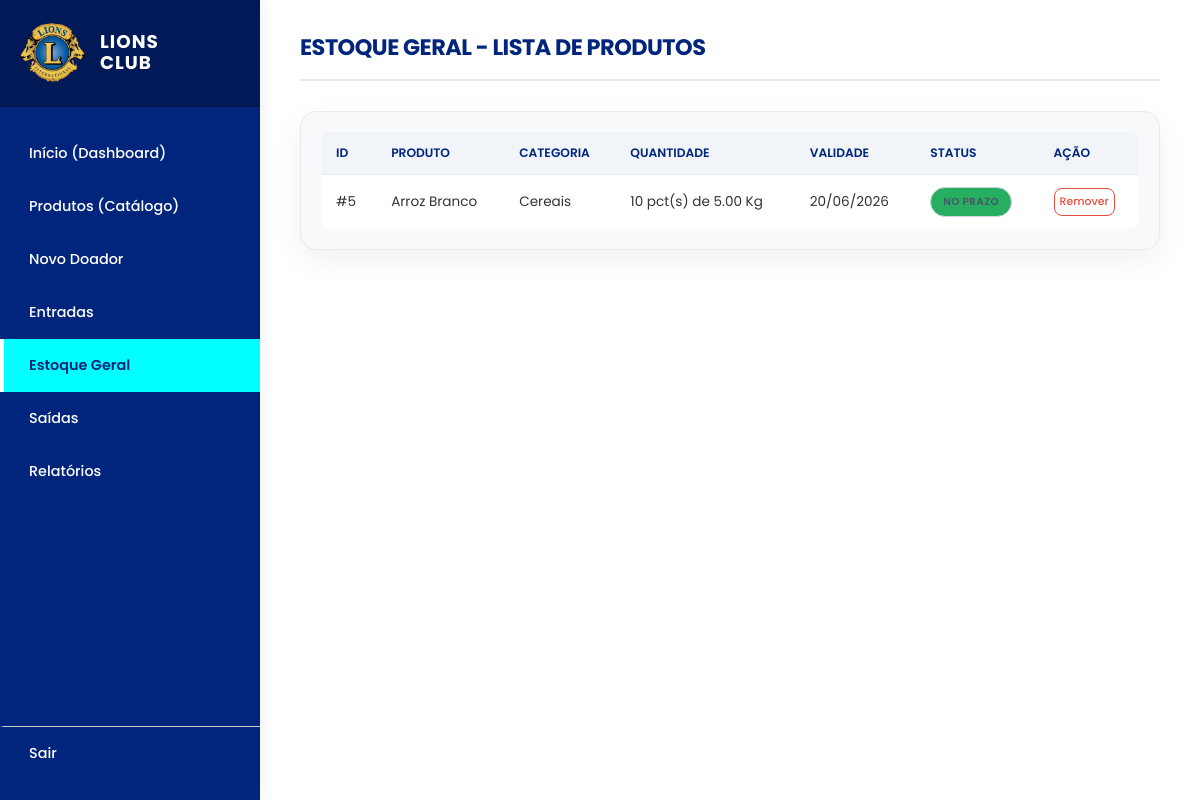
/estoque.php (signed in), run on the app's committed database.
### tables this page shows
CREATE TABLE `produtos` (
  `id` int(11) NOT NULL,
  `nome` varchar(100) NOT NULL,
  `quantidade` int(11) NOT NULL,
  `unidade` varchar(20) NOT NULL,
  `data_validade` date NOT NULL,
  `categoria_id` int(11) DEFAULT NULL,
  `doador_id` int(11) DEFAULT NULL,
  `data_cadastro` timestamp NOT NULL DEFAULT current_timestamp()
);

CREATE TABLE `categorias` (
  `id` int(11) NOT NULL,
  `nome` varchar(50) NOT NULL
);

### estoque.php (the view, shortened to what this page needs)
<?php
require_once 'includes/config.php';
$sql = "SELECT p.*, c.nome as categoria_nome
        FROM produtos p
        LEFT JOIN categorias c ON p.categoria_id = c.id
        ORDER BY p.data_validade ASC";
$resultado = $conn->query($sql);
?>
<!DOCTYPE html>
<html lang="pt-BR">
<head>
    <link rel="stylesheet" href="css/style.css">
</head>
<body>
    <aside class="sidebar">
        <div class="sidebar-logo">
            <img src="img/logo.png" alt="Logo Lions Club">
            <div class="sidebar-logo-text">LIONS<br>CLUB</div>
        </div>
        <nav class="sidebar-nav">
            <a href="dashboard.php">Início (Dashboard)</a>
            <a href="cadastro_produto.php">Produtos (Catálogo)</a>
            <a href="cadastro_doador.php">Novo Doador</a>
            <a href="entradas.php">Entradas</a>
            <a href="estoque.php" class="ativo">Estoque Geral</a>
            <a href="saidas.php">Saídas</a>
            <a href="relatorios.php">Relatórios</a>
            <a href="index.php" style="margin-top: auto; border-top: 1px solid #ccc;">Sair</a>
        </nav>
    </aside>
    <main class="main-content">
        <h1 class="main-header">Estoque Geral - Lista de Produtos</h1>
        <div class="tabela-box" style="border: 1px solid var(--cinza-borda);">
            <table>
                <thead>
                    <tr>
                        <th>ID</th>
                        <th>Produto</th>
                        <th>Categoria</th>
                        <th>Quantidade</th>
                        <th>Validade</th>
                        <th>Status</th>
                        <th>Ação</th>
                    </tr>
                </thead>
                <tbody>
                    <?php
                    if ($resultado->num_rows > 0) {
                        $hoje = new DateTime();
                        while ($item = $resultado->fetch_assoc()) {
                            $validade = new DateTime($item['data_validade']);
                            $diferenca = $hoje->diff($validade);
                            $dias = (int)$diferenca->format('%R%a');
                            if ($dias < 0) {
                                $badge = "<span class='badge bg-vermelho'>VENCIDO</span>";
                            } elseif ($dias <= 30) {
                                $badge = "<span class='badge bg-amarelo'>ATENÇÃO ($dias dias)</span>";
                            } else {
                                $badge = "<span class='badge bg-cinza' style='background-color:#27ae60;'>NO PRAZO</span>";
                            }
                            $data_br = date("d/m/Y", strtotime($item['data_validade']));
                            echo "<tr>
                                    <td>#{$item['id']}</td>
                                    <td>{$item['nome']}</td>
                                    <td>{$item['categoria_nome']}</td>
                                    <td>{$item['quantidade']} {$item['unidade']}</td>
                                    <td>{$data_br}</td>
                                    <td>{$badge}</td>
                                    <td><button onclick='confirmarExclusao({$item['id']})' class='btn-perigo' style='padding:5px; font-size:0.8em;'>Remover</button></td>
                                  </tr>";
                        }
                    } else {
                        echo "<tr><td colspan='7' style='text-align:center;'>Nenhum produto no estoque.</td></tr>";
                    }
                    ?>
                </tbody>
            </table>
        </div>
    </main>
</body>
</html>

### css/style.css (style rules this page uses)
:root { --azul-marinho: #01257D; --azul-escuro-logo: #011A57; --azul-eletrico: #00FFFF; --fundo-app: #FFFFFF; --texto-principal: #333333; --texto-claro: #FFFFFF; --destaque: #27ae60; --vermelho-alerta: #e74c3c; --amarelo-alerta: #f39c12; --cinza-borda: #eaeaea; --fundo-cards: #f8f9fa; --raio-cartao: 16px; --raio-botao: 8px; --sombra-moderna: 0 10px 30px rgba(0, 0, 0, 0.06); }
* { margin: 0; padding: 0; box-sizing: border-box; font-family: 'Poppins', sans-serif; }
body { background-color: var(--fundo-app); color: var(--texto-principal); display: flex; height: 100vh; overflow: hidden; }
.sidebar { width: 260px; background-color: var(--azul-marinho); display: flex; flex-direction: column; box-shadow: 4px 0 15px rgba(0,0,0,0.05); z-index: 10; }
.sidebar-logo { padding: 20px; background-color: var(--azul-escuro-logo); border-bottom: 2px solid rgba(0,0,0,0.2); display: flex; justify-content: flex-start; align-items: center; gap: 15px; min-height: 90px; }
.sidebar-logo img { max-width: 65px; height: auto; max-height: 65px; object-fit: contain; }
.sidebar-logo-text { color: var(--texto-claro); font-size: 1.15em; font-weight: 700; line-height: 1.1; text-align: left; letter-spacing: 1px; }
.sidebar-nav { padding: 20px 0; display: flex; flex-direction: column; flex: 1; }
.sidebar-nav a { padding: 16px 25px; text-decoration: none; color: var(--texto-claro); display: block; font-weight: 500; font-size: 0.9em; border-left: 4px solid transparent; transition: all 0.3s ease; }
.sidebar-nav a:hover, .sidebar-nav a.ativo { background-color: var(--azul-eletrico); color: var(--azul-marinho); border-left-color: var(--texto-claro); font-weight: 600; }
.main-content { flex: 1; padding: 30px 40px; overflow-y: auto; }
.main-header { margin-bottom: 30px; font-size: 1.4em; font-weight: 700; text-transform: uppercase; border-bottom: 2px solid var(--cinza-borda); padding-bottom: 15px; color: var(--azul-marinho); letter-spacing: -0.5px; }
.tabela-box { background-color: var(--fundo-cards); margin-bottom: 25px; border-radius: var(--raio-cartao); padding: 20px; box-shadow: var(--sombra-moderna); border: 1px solid var(--cinza-borda); overflow: hidden; }
table { width: 100%; border-collapse: collapse; font-size: 0.85em; background-color: var(--fundo-app); border-radius: var(--raio-botao); overflow: hidden; }
table th, table td { padding: 12px 15px; text-align: left; border-bottom: 1px solid var(--cinza-borda); }
table th { background-color: #f1f4f8; font-weight: 600; text-transform: uppercase; color: var(--azul-marinho); font-size: 0.9em; }
table tr:last-child td { border-bottom: none; }
.badge { padding: 6px 12px; border-radius: 20px; font-weight: 600; font-size: 0.75em; display: inline-block; text-align: center; letter-spacing: 0.5px; }
.bg-cinza { background-color: #e2e8f0; color: #475569; border: 1px solid #cbd5e1; }
.btn-perigo { background-color: transparent; color: var(--vermelho-alerta); border: 1px solid var(--vermelho-alerta); padding: 6px 12px; border-radius: var(--raio-botao); cursor: pointer; font-weight: 500; transition: all 0.3s ease; }

### data on the page
produtos: id "5", nome "Arroz Branco", categoria.nome "Cereais", quantidade "10", unidade "pct(s) de 5.00 Kg", data_validade "20/06/2026", shows "NO PRAZO"
